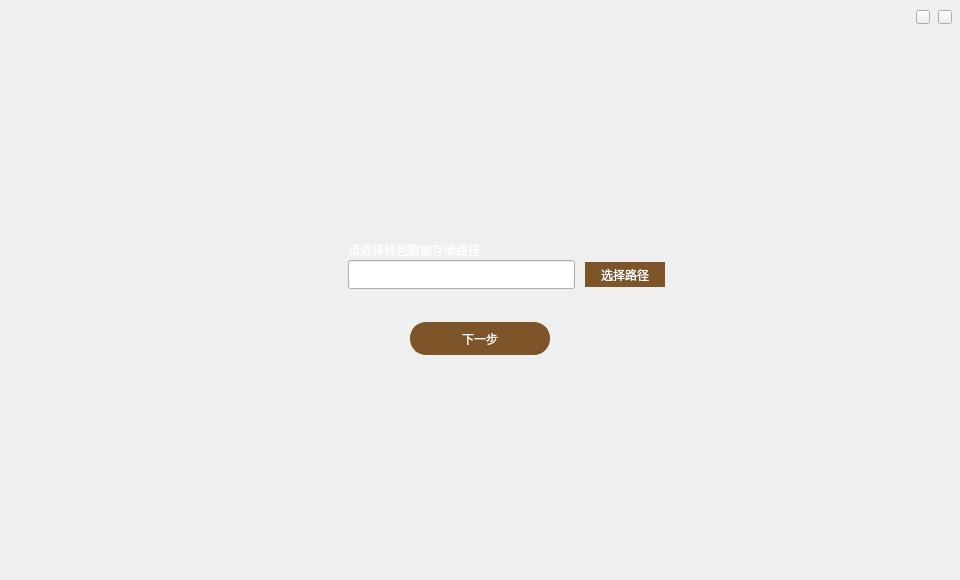
<?xml version="1.0" encoding="UTF-8"?>
<ui version="4.0">
 <class>SelectWalletPathWidget</class>
 <widget class="QWidget" name="SelectWalletPathWidget">
  <property name="geometry">
   <rect>
    <x>0</x>
    <y>0</y>
    <width>960</width>
    <height>580</height>
   </rect>
  </property>
  <property name="font">
   <font>
    <family>微软雅黑</family>
   </font>
  </property>
  <property name="windowTitle">
   <string>Form</string>
  </property>
  <widget class="QPushButton" name="selectPathBtn">
   <property name="geometry">
    <rect>
     <x>585</x>
     <y>262</y>
     <width>80</width>
     <height>25</height>
    </rect>
   </property>
   <property name="font">
    <font>
     <family>微软雅黑</family>
    </font>
   </property>
   <property name="cursor">
    <cursorShape>PointingHandCursor</cursorShape>
   </property>
   <property name="styleSheet">
    <string notr="true">color:white;border:none;
background-color: rgb(125,85,40);</string>
   </property>
   <property name="text">
    <string>选择路径</string>
   </property>
  </widget>
  <widget class="QLineEdit" name="pathLineEdit">
   <property name="geometry">
    <rect>
     <x>348</x>
     <y>260</y>
     <width>227</width>
     <height>29</height>
    </rect>
   </property>
   <property name="font">
    <font>
     <pointsize>10</pointsize>
    </font>
   </property>
   <property name="readOnly">
    <bool>true</bool>
   </property>
  </widget>
  <widget class="QLabel" name="label">
   <property name="geometry">
    <rect>
     <x>348</x>
     <y>240</y>
     <width>231</width>
     <height>20</height>
    </rect>
   </property>
   <property name="font">
    <font>
     <family>微软雅黑</family>
    </font>
   </property>
   <property name="styleSheet">
    <string notr="true">color: rgb(255, 255, 255);</string>
   </property>
   <property name="text">
    <string>请选择钱包数据存储路径:</string>
   </property>
  </widget>
  <widget class="QToolButton" name="okBtn">
   <property name="geometry">
    <rect>
     <x>410</x>
     <y>322</y>
     <width>140</width>
     <height>33</height>
    </rect>
   </property>
   <property name="font">
    <font>
     <family>微软雅黑</family>
    </font>
   </property>
   <property name="cursor">
    <cursorShape>PointingHandCursor</cursorShape>
   </property>
   <property name="styleSheet">
    <string notr="true">color:white;border:1px solid  rgb(125,85,40);border-radius:16px;
background-color: rgb(125,85,40);</string>
   </property>
   <property name="text">
    <string>下一步</string>
   </property>
  </widget>
  <widget class="QToolButton" name="closeBtn">
   <property name="geometry">
    <rect>
     <x>938</x>
     <y>10</y>
     <width>14</width>
     <height>14</height>
    </rect>
   </property>
   <property name="cursor">
    <cursorShape>PointingHandCursor</cursorShape>
   </property>
   <property name="focusPolicy">
    <enum>Qt::NoFocus</enum>
   </property>
   <property name="text">
    <string/>
   </property>
  </widget>
  <widget class="QToolButton" name="minBtn">
   <property name="geometry">
    <rect>
     <x>916</x>
     <y>10</y>
     <width>14</width>
     <height>14</height>
    </rect>
   </property>
   <property name="cursor">
    <cursorShape>PointingHandCursor</cursorShape>
   </property>
   <property name="focusPolicy">
    <enum>Qt::NoFocus</enum>
   </property>
   <property name="text">
    <string/>
   </property>
  </widget>
 </widget>
 <resources/>
 <connections/>
</ui>
